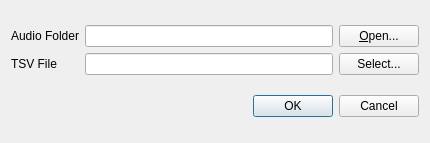
<?xml version="1.0" encoding="UTF-8"?>
<ui version="4.0">
 <class>ProjectSettingsDialog</class>
 <widget class="QDialog" name="ProjectSettingsDialog">
  <property name="geometry">
   <rect>
    <x>0</x>
    <y>0</y>
    <width>430</width>
    <height>143</height>
   </rect>
  </property>
  <property name="windowTitle">
   <string>Project Settings</string>
  </property>
  <layout class="QVBoxLayout" name="verticalLayout">
   <item>
    <layout class="QGridLayout" name="gridLayout">
     <item row="1" column="0">
      <widget class="QLabel" name="audioFilesLabel">
       <property name="text">
        <string>Audio Folder</string>
       </property>
      </widget>
     </item>
     <item row="1" column="2">
      <widget class="QPushButton" name="audioFilesButton">
       <property name="text">
        <string>&amp;Open...</string>
       </property>
      </widget>
     </item>
     <item row="1" column="1">
      <widget class="QLineEdit" name="audioPathEdit"/>
     </item>
     <item row="2" column="1">
      <widget class="QLineEdit" name="tsvPathEdit"/>
     </item>
     <item row="2" column="0">
      <widget class="QLabel" name="tsvFileLabel">
       <property name="text">
        <string>TSV File</string>
       </property>
      </widget>
     </item>
     <item row="2" column="2">
      <widget class="QPushButton" name="selectTsvFileButton">
       <property name="toolTip">
        <string>Open or create the TSV that holds the annotations.</string>
       </property>
       <property name="text">
        <string>Select...</string>
       </property>
      </widget>
     </item>
    </layout>
   </item>
   <item>
    <widget class="QDialogButtonBox" name="buttonBox">
     <property name="orientation">
      <enum>Qt::Horizontal</enum>
     </property>
     <property name="standardButtons">
      <set>QDialogButtonBox::Cancel|QDialogButtonBox::Ok</set>
     </property>
    </widget>
   </item>
  </layout>
 </widget>
 <resources/>
 <connections>
  <connection>
   <sender>buttonBox</sender>
   <signal>accepted()</signal>
   <receiver>ProjectSettingsDialog</receiver>
   <slot>accept()</slot>
   <hints>
    <hint type="sourcelabel">
     <x>224</x>
     <y>112</y>
    </hint>
    <hint type="destinationlabel">
     <x>157</x>
     <y>142</y>
    </hint>
   </hints>
  </connection>
  <connection>
   <sender>buttonBox</sender>
   <signal>rejected()</signal>
   <receiver>ProjectSettingsDialog</receiver>
   <slot>reject()</slot>
   <hints>
    <hint type="sourcelabel">
     <x>292</x>
     <y>118</y>
    </hint>
    <hint type="destinationlabel">
     <x>286</x>
     <y>142</y>
    </hint>
   </hints>
  </connection>
  <connection>
   <sender>audioFilesButton</sender>
   <signal>clicked()</signal>
   <receiver>ProjectSettingsDialog</receiver>
   <slot>open_audio_folder_pressed()</slot>
   <hints>
    <hint type="sourcelabel">
     <x>336</x>
     <y>35</y>
    </hint>
    <hint type="destinationlabel">
     <x>372</x>
     <y>-130</y>
    </hint>
   </hints>
  </connection>
  <connection>
   <sender>selectTsvFileButton</sender>
   <signal>clicked()</signal>
   <receiver>ProjectSettingsDialog</receiver>
   <slot>select_tsv_file_pressed()</slot>
   <hints>
    <hint type="sourcelabel">
     <x>327</x>
     <y>73</y>
    </hint>
    <hint type="destinationlabel">
     <x>463</x>
     <y>33</y>
    </hint>
   </hints>
  </connection>
 </connections>
 <slots>
  <slot>open_audio_folder_pressed()</slot>
  <slot>select_tsv_file_pressed()</slot>
 </slots>
</ui>
